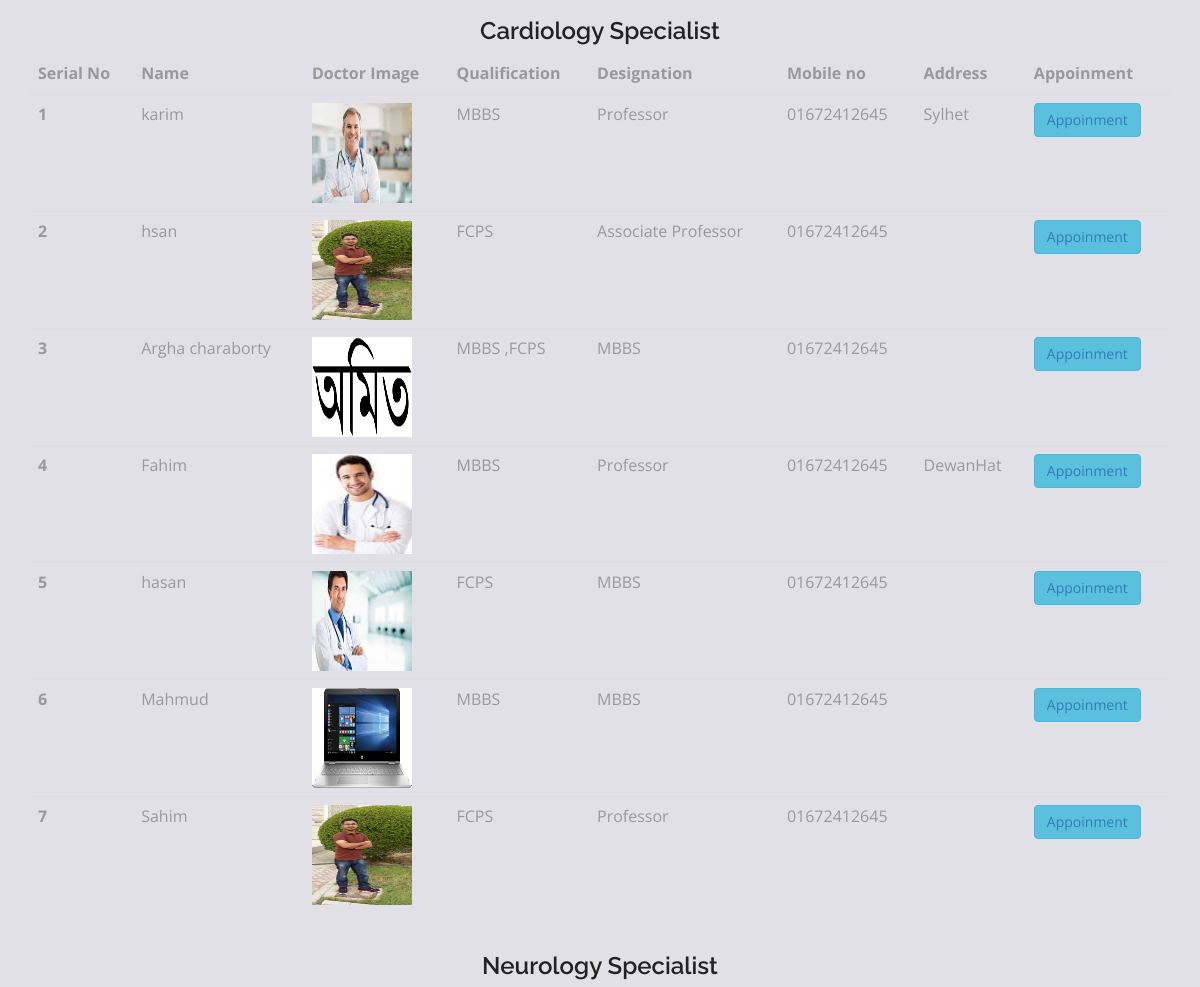
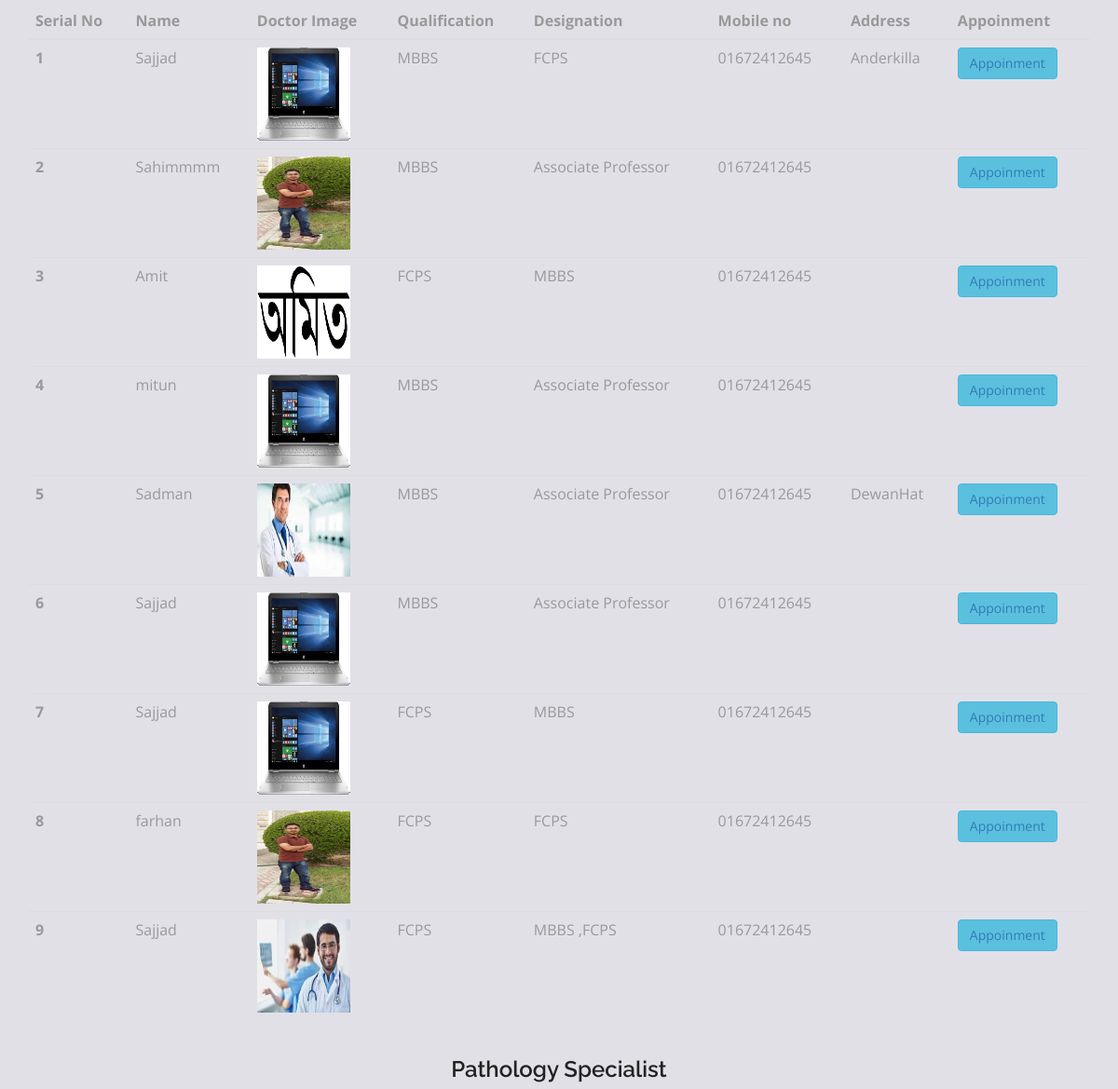
The page /index.php/welcome/add_doctor_master (middle part) on the database as committed earlier (2 pictures, top to bottom).
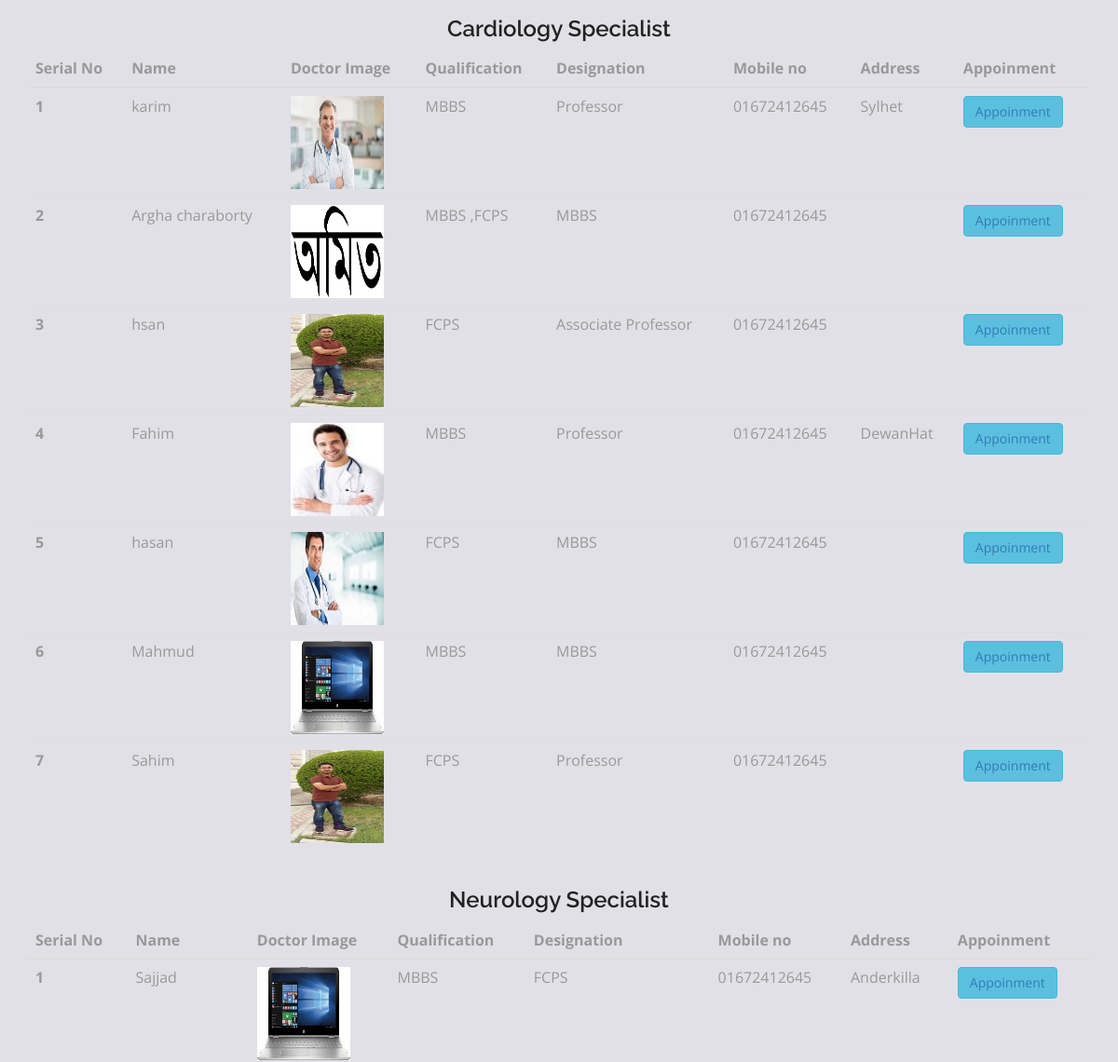
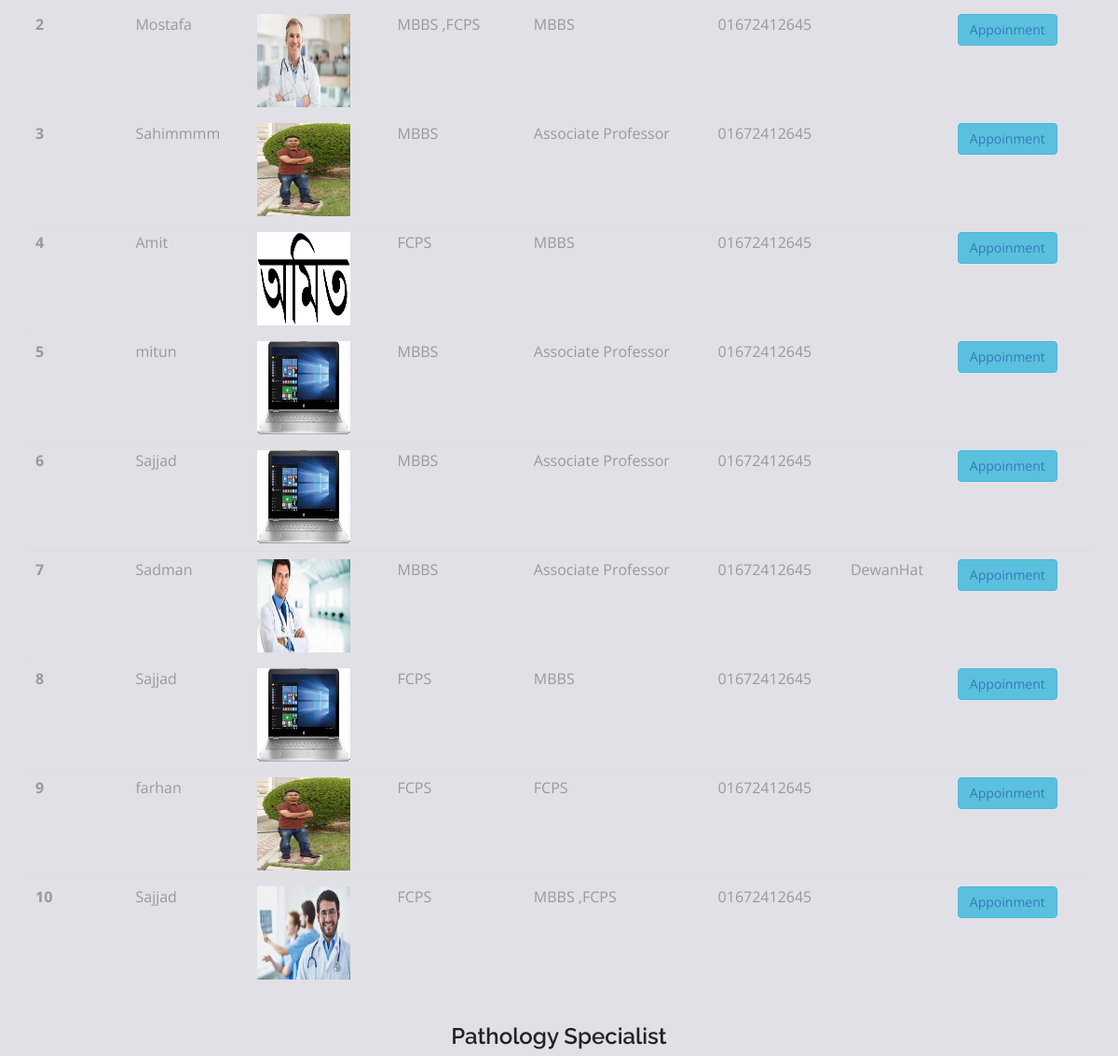
The same page on the database as committed later (2 pictures, top to bottom).
### tables this page shows
CREATE TABLE `tbl_doctor` (
  `doc_id` int(11) NOT NULL,
  `hospital_id` int(11) NOT NULL,
  `doc_name` varchar(255) NOT NULL,
  `doc_image` text NOT NULL,
  `doc_email` varchar(255) NOT NULL,
  `doc_password` varchar(255) NOT NULL,
  `doc_mobile_no` varchar(16) NOT NULL,
  `doc_qualification` varchar(255) NOT NULL,
  `doc_designation` varchar(255) NOT NULL,
  `doc_category` varchar(255) NOT NULL,
  `doc_birth_date` date NOT NULL,
  `doc_join_date` date NOT NULL,
  `doc_chamber` varchar(255) NOT NULL,
  `doc_fee` int(100) NOT NULL,
  `doc_status` tinyint(3) NOT NULL
);

### application/controllers/Welcome.php (called while the page is built, shortened)
<?php
class Welcome extends CI_Controller {
    public function __construct()
    {
        $this->load->model('welcome_model');
    }
    public function add_doctor_master()
    {
        $data = array();
        $data['all_active_doctors_cardiology'] = $this->welcome_model->all_active_doctors(3);
        $data['all_active_doctors_neurology'] = $this->welcome_model->all_active_doctors(2);
        $data['all_active_doctors_pathology'] = $this->welcome_model->all_active_doctors(1);
        $data['all_active_doctors_orthopedics'] = $this->welcome_model->all_active_doctors(4);
        $this->load->view('pages/doctor_list',$data);
    }
}

### index.php (called while the page is built, shortened)
<?php
require_once BASEPATH.'core/CodeIgniter.php';

### application/models/Welcome_model.php (called while the page is built, shortened)
<?php
class Welcome_model extends CI_Model
{
    public function all_active_doctors($doc_category)
    {
        $result = $this->db->query("SELECT
    IFNULL(AVG(tbl_rating.value), 0) AS rating,
    tbl_doctor.*
FROM
    tbl_doctor
LEFT JOIN tbl_rating ON tbl_rating.doc_id = tbl_doctor.doc_id
WHERE
    tbl_doctor.doc_category = $doc_category
GROUP BY
    tbl_doctor.doc_id
ORDER BY rating DESC")->result();
        return $result;
    }
}

### application/views/pages/doctor_list.php (the view, shortened to what this page needs)
<!DOCTYPE html>
<html lang="en">
<head>
    <link rel="stylesheet" type="text/css" href="<?php echo base_url()?>asset/css/font-awesome.min.css">
    <link rel="stylesheet" type="text/css" href="<?php echo base_url()?>asset/css/bootstrap.min.css">
    <link rel="stylesheet" type="text/css" href="<?php echo base_url()?>asset/css/style.css">
    <link href="<?php echo base_url()?>asset/css/star-rating-svg.css" rel="stylesheet">
</head>
<body id="myPage" data-spy="scroll" data-target=".navbar" data-offset="60">
<section id="cta-3">
    <div class="container">
        <h3 class="text-center">Cardiology Specialist</h3>
        <table class="table table-dark">
            <thead>
            <tr>
                <th scope="col">Serial No</th>
                <th scope="col">Name</th>
                <th scope="col">Doctor Image</th>
                <th scope="col">Qualification</th>
                <th scope="col">Designation</th>
                <th scope="col">Mobile no</th>
                <th scope="col">Address</th>
                <th scope="col">Appoinment</th>
            </tr>
            </thead>
            <tbody>
            <?php
            $i = 1;
            foreach ($all_active_doctors_cardiology as $doctor){
            ?>
            <tr>
                <th scope="row"><?php echo $i++?></th>
                <td>
                    <?php echo $doctor->doc_name ?>
                </td>
                <td>
                    <img src="<?php echo base_url().$doctor->doc_image?>" width="100" height="100">
                </td>
                <td><?php echo $doctor->doc_qualification?></td>
                <td><?php echo $doctor->doc_designation?></td>
                <td><?php echo $doctor->doc_mobile_no?></td>
                <td><?php echo $doctor->doc_chamber?></td>
                <td><button type="button" class="btn btn-info"><a href="<?php echo base_url("welcome/add_doc_profile/$doctor->doc_id")?>" target="_blank">
                            Appoinment</a></button></td>
            </tr>
            <?php } ?>
            </tbody>
        </table>
    </div>
    <div class="container">
        <h3 class="text-center">Neurology Specialist</h3>
        <table class="table table-dark">
            <thead>
            <tr>
                <th scope="col">Serial No</th>
                <th scope="col">Name</th>
                <th scope="col">Doctor Image</th>
                <th scope="col">Qualification</th>
                <th scope="col">Designation</th>
                <th scope="col">Mobile no</th>
                <th scope="col">Address</th>
                <th scope="col">Appoinment</th>
            </tr>
            </thead>
            <tbody>
            <?php
            $i = 1;
            foreach ($all_active_doctors_neurology as $doctor){
                ?>
                <tr>
                    <th scope="row"><?php echo $i++?></th>
                    <td><?php echo $doctor->doc_name?>
                              </td>
                    <td>
                        <img src="<?php echo base_url().$doctor->doc_image?>" width="100" height="100">
                    </td>
                    <td><?php echo $doctor->doc_qualification?></td>
                    <td><?php echo $doctor->doc_designation?></td>
                    <td><?php echo $doctor->doc_mobile_no?></td>
                    <td><?php echo $doctor->doc_chamber?></td>
                    <td><button type="button" class="btn btn-info"><a href="<?php echo base_url("welcome/add_doc_profile/$doctor->doc_id")?>" target="_blank">
                                Appoinment</a></button></td>
                </tr>
            <?php } ?>
            </tbody>
        </table>
    </div>
    <div class="container">
        <h3 class="text-center">Pathology Specialist</h3>
    </div>
</section>
</body>
</html>

Rows that differ between the two databases and show on the page:
shown differently, row unchanged: tbl_doctor "Argha charaborty": moves up the list
added tbl_doctor: doc_name "Mostafa", doc_image (picture), doc_qualification "MBBS ,FCPS", doc_designation "MBBS", doc_mobile_no "01672412645", shown under "Neurology Specialist"
shown differently, row unchanged: tbl_doctor (number 13 of 17 on the later page): moves up the list
